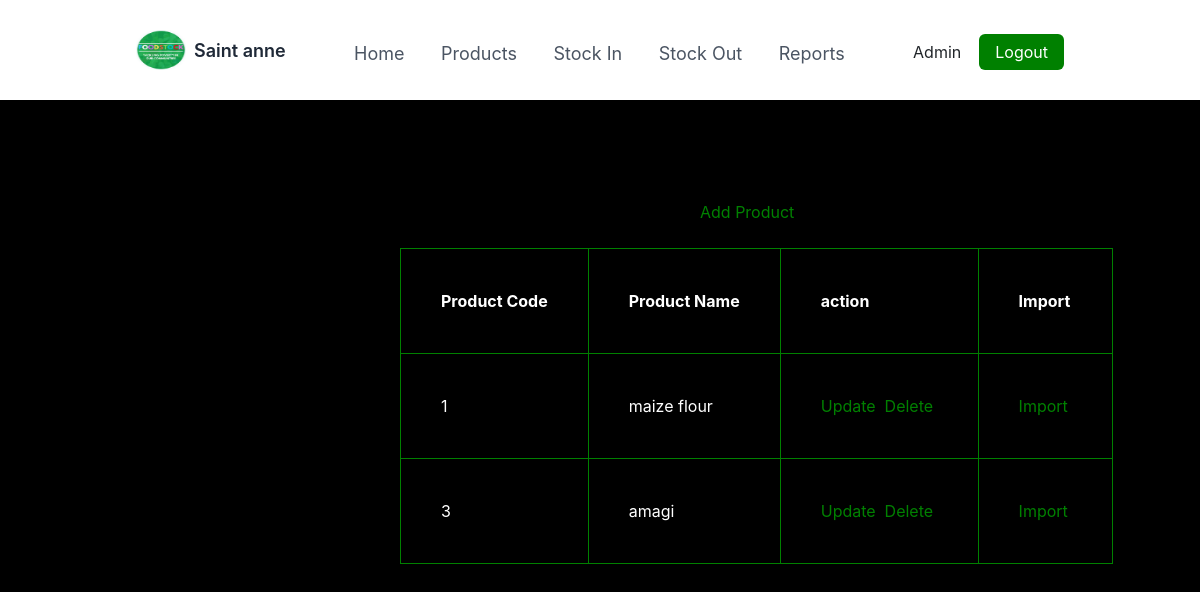
/products.php (signed in), run on the app's committed database.
### tables this page shows
CREATE TABLE `products` (
  `ProductId` int(11) NOT NULL,
  `ProductName` varchar(255) NOT NULL
);

### products.php (the view, shortened to what this page needs)
<?php
include "./nav.php"
?>
<!DOCTYPE html>
<html lang="en">
<head>
</head>
<body>
    <a href="./addproduct.php" class="add">Add Product</a> <br> <br>
    <table>
        <thead>
            <tr>
                <th>Product Code</th>
                <th>Product Name</th>
                <th>action</th>
                <th>Import</th>
            </tr>
        </thead>
        <tbody>
<?php
$sql = "SELECT * FROM products";
$query = mysqli_query($conn,$sql);
if (mysqli_num_rows($query) > 0) {
    while ($fetch =mysqli_fetch_assoc($query)) {
        $tbody = '
        <tr>
                <td>'.$fetch['ProductId'].'</td>
                <td>'.$fetch['ProductName'].'</td>
                <td><a href="./updateproduct.php?id='.$fetch['ProductId'].'">Update</a>&nbsp;
                <a href="./deleteproduct.php?id= '.$fetch['ProductId'].'">Delete</a>&nbsp;</td>
                <td><a href="./addimport.php?id= '.$fetch['ProductId'].'">Import</a>&nbsp;</td>
            </tr>
        ';
        echo $tbody;
    }
}
?>
        </tbody>
    </table>
</body>
</html>

### css/styles.css (style rules this page uses)
body { background: #000; }

### products.php (style rules this page uses)
table,th,thead,tbody,td { border-collapse: collapse; border: 1px solid green; padding: 40px; color:#fff; margin-left:400px }
a { color:green }
.add { margin-left:700px }

### data on the page
products: ProductId "1", ProductName "maize flour"
products: ProductId "3", ProductName "amagi"

### other printed values
$_SESSION["UserName"] "Admin"
